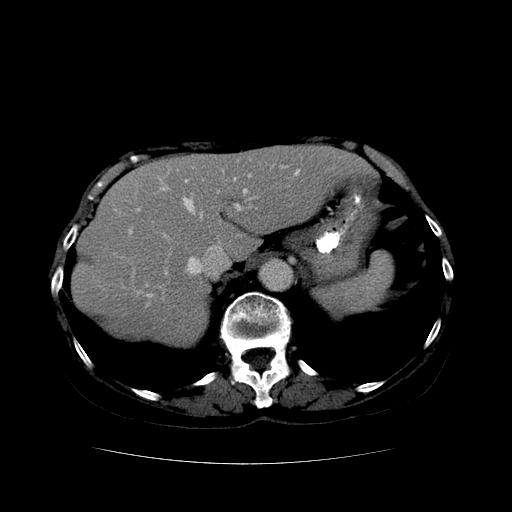
#> input picture Lectures Scripts/Volume Slices/Volume Slice 65.bmp, 512 x 512 px, found by its file name
$ python '[11] GLCM Features for 3D Optimized.py'
#> lines starting #> are read from the running program, lines starting #| are printed output that depends on the picture; after the words box and inside, x2 and y2 are one past the last pixel; in counts of white or black regions, pixels touching at a corner belong together; long printed decimals are rounded
# Author: Hossam Magdy Balaha
# Date: May 29th, 2024
# Permissions and Citation: Refer to the README file.

import cv2
import numpy as np


def ReadVolume(caseImgPaths, caseSegPaths):
  volumeCropped = []

  for i in range(len(caseImgPaths)):
    # Load the images.
    caseImg = cv2.imread(caseImgPaths[i], cv2.IMREAD_GRAYSCALE)
#> caseImg is the input picture: shape (512, 512); min 0, max 255, mean 27.5
    caseSeg = cv2.imread(caseSegPaths[i], cv2.IMREAD_GRAYSCALE)
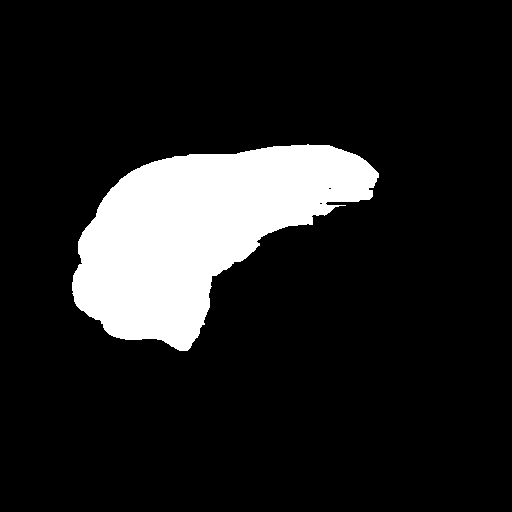
#> input picture Lectures Scripts/Segmentation Slices/Segmentation Slice 65.bmp, 512 x 512 px, found by its file name
#> caseSeg: shape (512, 512); 13.1% white; 1 white region, box (x1, y1, x2, y2) and area: (72, 144, 379, 351) 34326

    # Extract the ROI.
    roi = cv2.bitwise_and(caseImg, caseSeg)
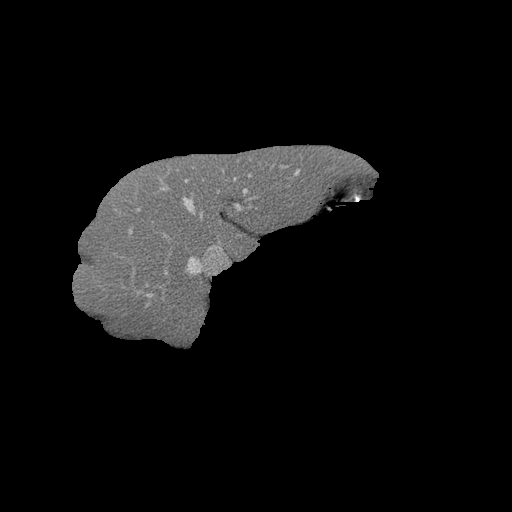
#> roi: shape (512, 512); min 0, max 255, mean 15.4

    # Crop the ROI.
    x, y, w, h = cv2.boundingRect(roi)
#> x = 72; y = 144; w = 307; h = 206
    cropped = roi[y:y + h, x:x + w]
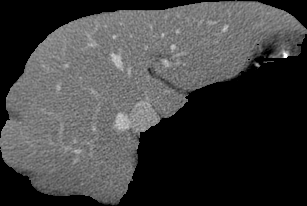
#> cropped: shape (206, 307); min 0, max 255, mean 63.7

    volumeCropped.append(cropped)
#> pass 2 of the loop in ReadVolume, `for i in range(len(caseImgPaths)):`:
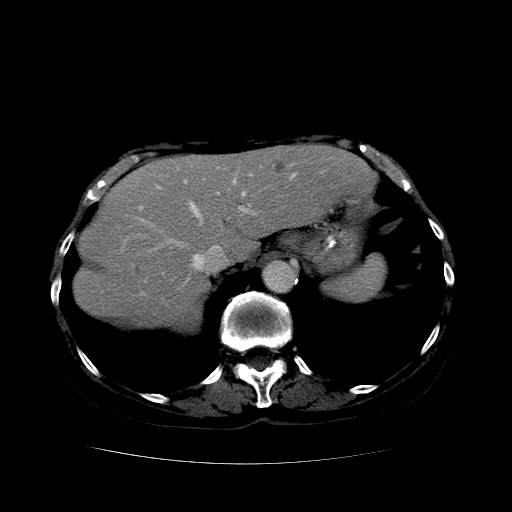
#> input picture Lectures Scripts/Volume Slices/Volume Slice 66.bmp, 512 x 512 px, found by its file name
#> in ReadVolume, caseImg is the input picture: shape (512, 512); min 0, max 255, mean 24.9
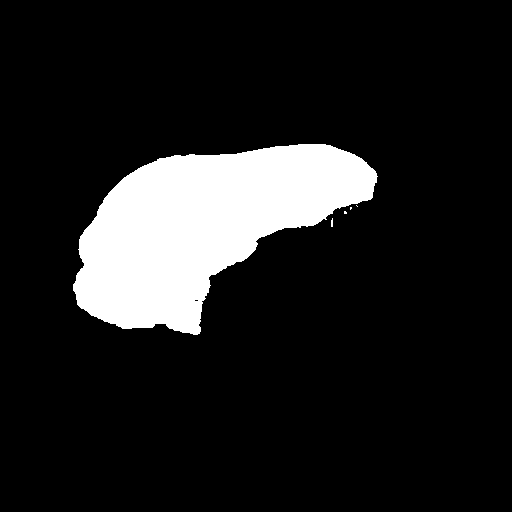
#> input picture Lectures Scripts/Segmentation Slices/Segmentation Slice 66.bmp, 512 x 512 px, found by its file name
#> caseSeg: shape (512, 512); 12.6% white; 5 white regions (4 under 20 px), largest, box (x1, y1, x2, y2) and area: (73, 144, 378, 335) 32877
#> in ReadVolume, `x, y, w, h = cv2.boundingRect(roi)`: x = 73; w = 305; h = 191
#> in ReadVolume, `cropped = roi[y:y + h, x:x + w]`:
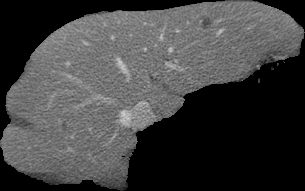
#> cropped: shape (191, 305); min 0, max 214, mean 65.2
#> pass 3 of the loop in ReadVolume, `for i in range(len(caseImgPaths)):`:
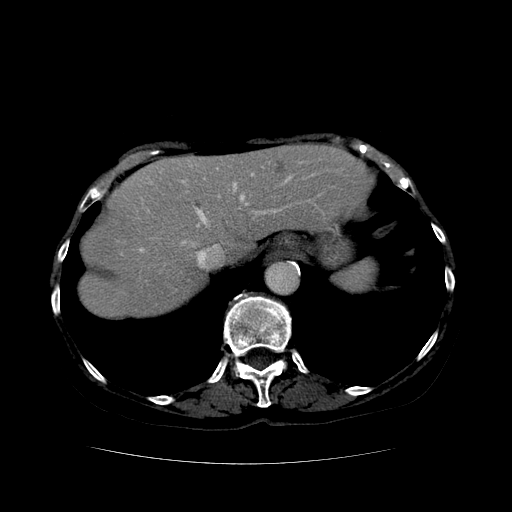
#> input picture Lectures Scripts/Volume Slices/Volume Slice 67.bmp, 512 x 512 px, found by its file name
#> in ReadVolume, caseImg is the input picture: shape (512, 512); min 0, max 255, mean 23.1
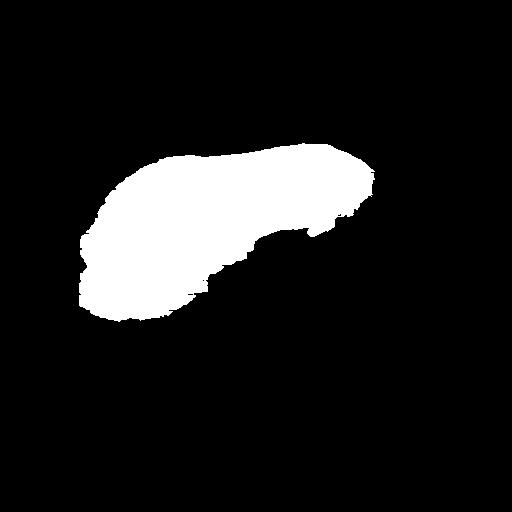
#> input picture Lectures Scripts/Segmentation Slices/Segmentation Slice 67.bmp, 512 x 512 px, found by its file name
#> caseSeg: shape (512, 512); 11.9% white; 1 white region, box (x1, y1, x2, y2) and area: (79, 143, 375, 322) 31235
#> in ReadVolume, `x, y, w, h = cv2.boundingRect(roi)`: x = 79; y = 143; w = 296; h = 178
#> in ReadVolume, `cropped = roi[y:y + h, x:x + w]`:
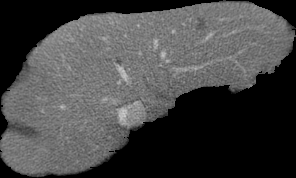
#> cropped: shape (178, 296); min 0, max 206, mean 68.6

  maxWidth = np.max([cropped.shape[1] for cropped in volumeCropped])
#> maxWidth = 307
  maxHeight = np.max([cropped.shape[0] for cropped in volumeCropped])
#> maxHeight = 206

  for i in range(len(volumeCropped)):
    # Calculate the padding size.
    deltaWidth = maxWidth - volumeCropped[i].shape[1]
    deltaHeight = maxHeight - volumeCropped[i].shape[0]

    # Add padding to the cropped image and place the image in the center.
    padded = cv2.copyMakeBorder(
      volumeCropped[i],  # Image to pad.
      deltaHeight // 2,  # Top padding.
      deltaHeight - deltaHeight // 2,  # Bottom padding.
      deltaWidth // 2,  # Left padding.
      deltaWidth - deltaWidth // 2,  # Right padding.
      cv2.BORDER_CONSTANT,  # Padding type.
      value=0  # Padding value.
    )

    volumeCropped[i] = padded.copy()
#> this loop made 3 passes
#> (deltaWidth, deltaHeight) on passes 1 to 3: (0, 0), (2, 15), (11, 28)
#> pass 2, in ReadVolume, `padded = cv2.copyMakeBorder( volumeCropped[i],`:
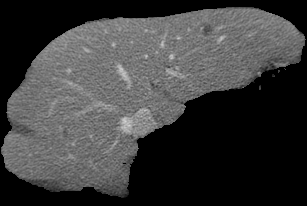
#> padded: shape (206, 307); min 0, max 214, mean 60
#> pass 3, in ReadVolume, `padded = cv2.copyMakeBorder( volumeCropped[i],`:
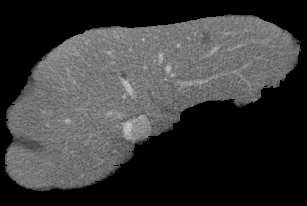
#> padded: shape (206, 307); min 0, max 206, mean 57.2
#> after the loop, volumeCropped = 3 items

  volumeCropped = np.array(volumeCropped)

  return volumeCropped


def CalculateGLCM3DCooccuranceMatrix(volume, d, theta, isNorm=True, ignoreZeros=True):
#> called with volume = array of shape (3, 206, 307), d = 1, theta = 0, isNorm = True, ignoreZeros = True
  N = np.max(volume) + 1
#> N = 256
  noOfSlices = volume.shape[0]
#> noOfSlices = 3

  coMatrix = np.zeros((N, N, noOfSlices))

  for xLoc in range(volume.shape[2]):
    for yLoc in range(volume.shape[1]):
      for zLoc in range(volume.shape[0]):

        startLoc = (zLoc, yLoc, xLoc)
        xTarget = xLoc + np.round(d * np.cos(theta) * np.sin(theta))
        yTarget = yLoc - np.round(d * np.sin(theta) * np.sin(theta))
        zTarget = zLoc + np.round(d * np.cos(theta))
        endLoc = (int(zTarget), int(yTarget), int(xTarget))

        # Check if the target location is within the bounds of the matrix.
        if ((endLoc[0] < 0) or (endLoc[0] >= volume.shape[0]) or
          (endLoc[1] < 0) or (endLoc[1] >= volume.shape[1]) or
          (endLoc[2] < 0) or (endLoc[2] >= volume.shape[2])):
          continue

        if (ignoreZeros):
          # Skip the calculation if the pixel values are zero.
          if (volume[endLoc] == 0) or (volume[startLoc] == 0):
            continue

        # Increment the co-occurrence matrix.
        coMatrix[volume[endLoc], volume[startLoc]] += 1
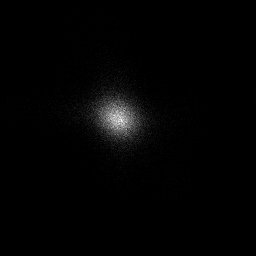
#> coMatrix: shape (256, 256, 3) float64; min 0, max 73, mean 0.9; drawn with min black and max white

  if (isNorm):
    # Normalize the co-occurrence matrix.
    coMatrix = coMatrix / (np.sum(coMatrix) + 1e-6)

  return coMatrix


def CalculateGLCMFeatures3D(coMatrix):
  d, h, w = coMatrix.shape
#> d = 256; h = 256; w = 3

  # Calculate the energy of the co-occurrence matrix.
  energy = np.sum(coMatrix ** 2)
#> energy = 0.000131

  contrast = 0.0
  homogeneity = 0.0
  entropy = 0.0
  dissimilarity = 0.0
  meanX = 0.0
  meanY = 0.0
  meanZ = 0.0

  for i in range(d):
    for j in range(h):
      for k in range(w):
        # Calculate the contrast in the direction of theta.
        contrast += (i - j) ** 2 * coMatrix[i, j, k]

        # Calculate the homogeneity of the co-occurrence matrix.
        homogeneity += coMatrix[i, j, k] / (1 + (i - j) ** 2)

        # Calculate the entropy of the co-occurrence matrix.
        if (coMatrix[i, j, k] > 0):
          entropy -= coMatrix[i, j, k] * np.log(coMatrix[i, j, k])

        # Calculate the mean of the co-occurrence matrix.
        meanX += i * coMatrix[i, j, k]
        meanY += j * coMatrix[i, j, k]
        meanZ += k * coMatrix[i, j, k]

        # Calculate the dissimilarity of the co-occurrence matrix.
        dissimilarity += np.abs(i - j) * coMatrix[i, j, k]
#> after the loop, contrast = 497.5; dissimilarity = 16.58; entropy = 9.38; homogeneity = 0.0645; meanX = 116.9; meanY = 117.2; meanZ = 1

  # Calculate the correlation of the co-occurrence matrix.
  stdDevX = 0.0
  stdDevY = 0.0
  stdDevZ = 0.0
  for i in range(d):
    for j in range(h):
      for k in range(w):
        stdDevX += (i - meanX) ** 2 * coMatrix[i, j, k]
        stdDevY += (j - meanY) ** 2 * coMatrix[i, j, k]
        stdDevZ += (k - meanZ) ** 2 * coMatrix[i, j, k]
#> after the loop, stdDevX = 304.5; stdDevY = 348; stdDevZ = 0.667

  correlation = 0.0
  stdDevX = np.sqrt(stdDevX)
#> stdDevX = 17.45
  stdDevY = np.sqrt(stdDevY)
#> stdDevY = 18.66
  stdDevZ = np.sqrt(stdDevZ)
#> stdDevZ = 0.816
  for i in range(d):
    for j in range(h):
      for k in range(w):
        correlation += ((i - meanX) * (j - meanY) * (k - meanZ) * coMatrix[i, j, k] /
                        (stdDevX * stdDevY * stdDevZ))
#> after the loop, correlation = 1.58e-12

  return {
    "Energy"       : energy,
    "Contrast"     : contrast,
    "Homogeneity"  : homogeneity,
    "Entropy"      : entropy,
    "Correlation"  : correlation,
    "Dissimilarity": dissimilarity,
    "MeanX"        : meanX,
    "MeanY"        : meanY,
    "MeanZ"        : meanZ,
    "StdDevX"      : stdDevX,
    "StdDevY"      : stdDevY,
    "StdDevZ"      : stdDevZ,
  }


caseImgPaths = [
  r"Volume Slices/Volume Slice 65.bmp",
  r"Volume Slices/Volume Slice 66.bmp",
  r"Volume Slices/Volume Slice 67.bmp",
]
caseSegPaths = [
  r"Segmentation Slices/Segmentation Slice 65.bmp",
  r"Segmentation Slices/Segmentation Slice 66.bmp",
  r"Segmentation Slices/Segmentation Slice 67.bmp",
]

d = 1
theta = 0
theta = np.radians(theta)

volumeCropped = ReadVolume(caseImgPaths, caseSegPaths)

coMatrix = CalculateGLCM3DCooccuranceMatrix(
  volumeCropped, d, theta,
  isNorm=True, ignoreZeros=True
)

features = CalculateGLCMFeatures3D(coMatrix)
#> features = 12 items

# Print the GLCM features.
for key in features:
  print(key, ":", features[key])
#> this loop made 12 passes
#> key on passes 1 to 12: 'Energy', 'Contrast', 'Homogeneity', 'Entropy', 'Correlation', 'Dissimilarity', 'MeanX', 'MeanY', 'MeanZ', 'StdDevX', 'StdDevY', 'StdDevZ'
#| Energy : 0.0001311
#| Contrast : 497.475
#| Homogeneity : 0.06451
#| Entropy : 9.378
#| Correlation : 1.579287021253803e-12
#| Dissimilarity : 16.584
#| MeanX : 116.900
#| MeanY : 117.154
#> (further printed lines are left out)
